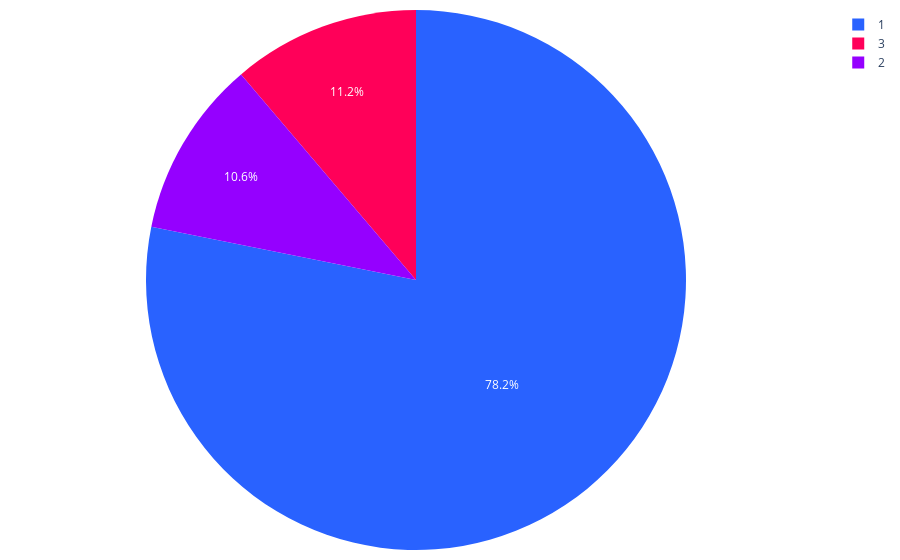

Notebook code cell kept with this figure:
### Code cell
colores = ['#2962ff', '#9500ff', '#ff0059', '#ff8c00', '#b4e600', '#2EC2A2','#F79CB9','#E50CB6','#4225CF']
orden_segmentos=["E", "D", "C", "B","A", "S", "L"]

def graficar_tabla(tabla):
    # Calcular el porcentaje de cada estacionamiento
    porcentajes = tabla.sum() / tabla.sum().sum()
    
    fig = go.Figure(data=[go.Pie(
        labels=tabla.columns,
        values=porcentajes,
        marker=dict(colors=colores[:len(tabla.columns)]),
    )])
    
    fig.update_layout(
        #title="Distribución de Estacionamientos",
        margin=dict(l=10, r=10, t=10, b=10),  # Ajusta los márgenes (left, right, top, bottom)
        plot_bgcolor='rgba(0,0,0,0)',  # Color de fondo del gráfico
    )
    
    fig.show()    
    return fig

def guardar_grafico_como_html(fig, nombre_archivo, carpeta='assets/graficas'):
    # Crear la carpeta si no existe
    if not os.path.exists(carpeta):
        os.makedirs(carpeta)
    
    # Configuración personalizada para la gráfica
    config = {
        'displaylogo': False,  # Ocultar el logo de Plotly
        'modeBarButtonsToRemove': [
            'toImage',       # Botón para guardar como imagen
            'select2d',      # Box select
            'lasso2d',       # Lasso select
            'resetScale2d',  # Reset Axes
        ]
    }

    # Guardar la gráfica como archivo HTML
    pio.write_html(fig, f'{carpeta}/{nombre_archivo}.html', config=config)
    #pio.write_html(fig, f'{carpeta}/{nombre_archivo}.png')

# Llamar a la función graficar_tabla con la tabla como argumento
data = {
    '1': [64,93,130,177,143,1314,266],
    '2': [17,39,28,43,52,118,0],
    '3': [0,0,0,0,0,314,0],    
}
df = pd.DataFrame(data)
fig = graficar_tabla(df)
# Guardar la gráfica como archivo HTML
guardar_grafico_como_html(fig, 'g_pie_estacionamientos', carpeta='assets/graficas')

### Figure 1 — Plotly figure (JSON) as saved in the notebook; plotly's stock layout.template omitted (floating-point values rounded to 4 significant figures)
{"data": [{"labels": ["1", "2", "3"], "marker": {"colors": ["#2962ff", "#9500ff", "#ff0059"]}, "type": "pie", "values": [0.7816, 0.1061, 0.1122]}], "layout": {"margin": {"b": 10, "l": 10, "r": 10, "t": 10}, "plot_bgcolor": "rgba(0,0,0,0)"}}
